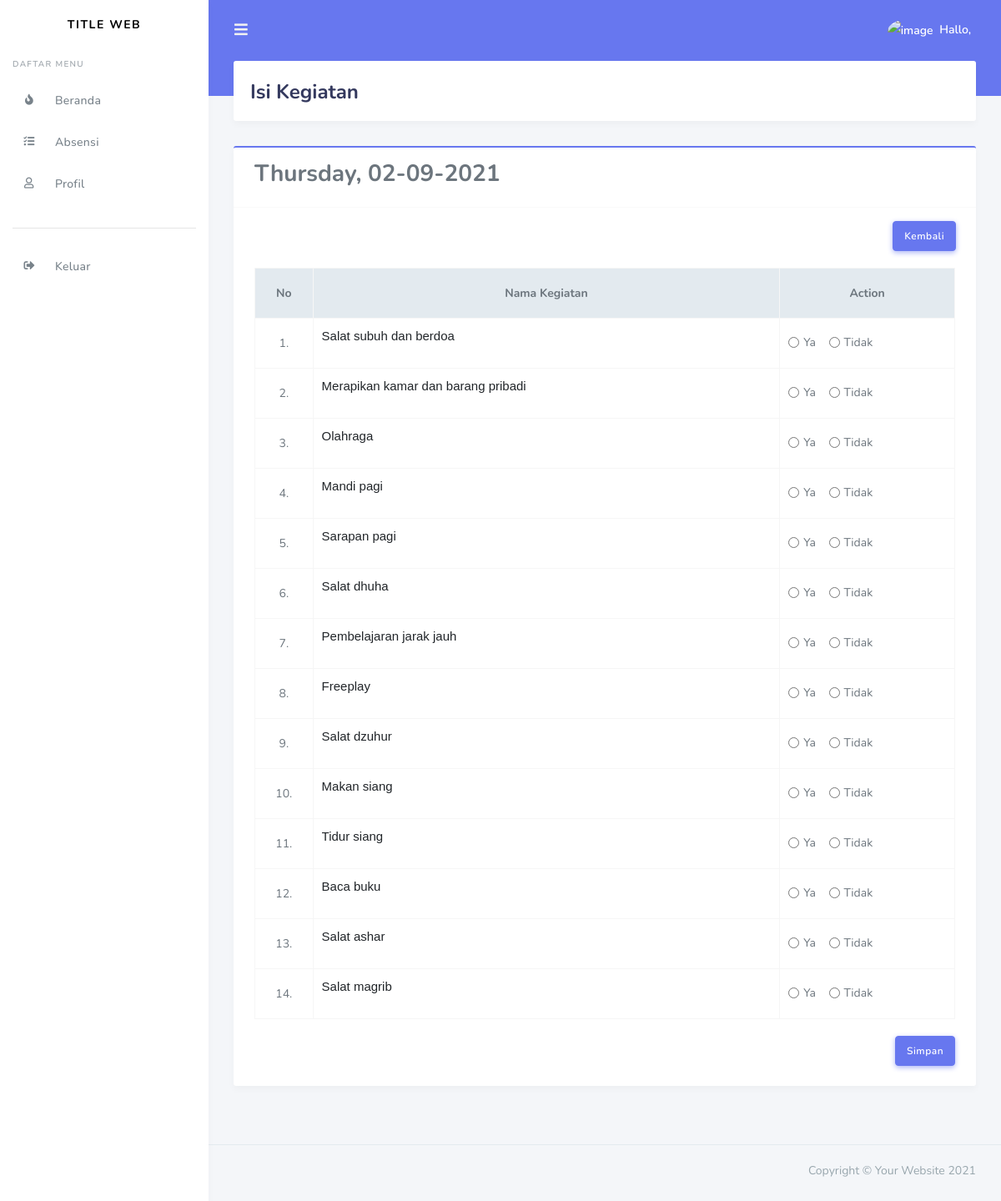
Page /murid/isi_kegiatan/02-09-2021 on the committed database.
### tables this page shows
CREATE TABLE `kegiatan` (
  `id` int(10) NOT NULL,
  `nama_kegiatan` text NOT NULL,
  `ket` text NOT NULL
);

### application/controllers/Murid.php (called while the page is built, shortened)
<?php
class Murid extends CI_Controller
{
    public function __construct()
    {
        $this->load->model('Kegiatan_model');
        $this->load->model('IsiKegiatan_model');
        $this->load->model('Identitas_model');
        $this->load->model('Absen_model');
    }
    public function isi_kegiatan($tgl)
    {
        $data['tgl'] = $tgl;
        $data['user'] = $nama;
        $data['image'] = $image;
        $data['identitas'] = $identitas;
        $data['role_id'] = 'murid';
        $data['title'] = 'Isi Kegiatan Murid';
        $data['kegiatan'] = $this->Kegiatan_model->getAllKegiatan();
        $this->load->view('templates/user_header', $data);
        $this->load->view('templates/user_sidebar', $data);
        $this->load->view('murid/isi_kegiatan', $data);
        $this->load->view('templates/user_footer');
    }
}

### index.php (called while the page is built, shortened)
<?php
require_once BASEPATH.'core/CodeIgniter.php';

### application/models/Kegiatan_model.php (called while the page is built, shortened)
<?php
class Kegiatan_model extends CI_model
{
    public function getAllKegiatan()
    {
        return $this->db->get('kegiatan')->result_array();
    }
}

### application/models/IsiKegiatan_model.php (the view, shortened to what this page needs)
<?php
class IsiKegiatan_model extends CI_model
{
    public function cekDataKegiatan($kegiatan, $identitas, $tgl)
    {
        $i = 1;
        foreach ($kegiatan as $row) :
            $checked = $this->IsiKegiatan_model->dataKegiatan($row['id'], $identitas, $tgl);
            if ($checked == 'Ya') {
                $radio = '<div class="form-check form-check-inline">
                            <input class="form-check-input" type="radio" name="Pilihan[' . $row['id'] . ']" id="' . $row['id'] . 'a" value="Ya" checked>
                            <label class="form-check-label" for="' . $row['id'] . 'a">Ya</label>
                            </div>
                            <div class="form-check form-check-inline">
                            <input class="form-check-input" type="radio" name="Pilihan[' . $row['id'] . ']" id="' . $row['id'] . 'b" value="Tidak">
                            <label class="form-check-label" for="' . $row['id'] . 'b">Tidak</label>
                            </div>';
            }else{
                $radio = '<div class="form-check form-check-inline">
                            <input class="form-check-input" type="radio" name="Pilihan[' . $row['id'] . ']" id="' . $row['id'] . 'a" value="Ya">
                            <label class="form-check-label" for="' . $row['id'] . 'a">Ya</label>
                            </div>
                            <div class="form-check form-check-inline">
                            <input class="form-check-input" type="radio" name="Pilihan[' . $row['id'] . ']" id="' . $row['id'] . 'b" value="Tidak">
                            <label class="form-check-label" for="' . $row['id'] . 'b">Tidak</label>
                            </div>';
            }
            echo '<tr>';
            echo '<td class="text-center">' . $i++ . '.</td>';
            echo '<td><pre>' . $row['nama_kegiatan'] . '</pre></td>';
            echo '<td>' . $radio . '</td>';
            echo '</tr>';
        endforeach;
    }
}

### assets/css/custom.css (style rules this page uses)
pre { font-size: 15px; font-family:sans-serif; }

### assets/css/datepicker.css (style rules this page uses)
input { padding: 22px 15px !important; border: 1px solid #1976D2 !important; border-radius: 4px !important; box-sizing: border-box; background-color: #fff !important; color: #000 !important; font-size: 16px !important; letter-spacing: 1px; position: relative }
::placeholder { color: #BDBDBD; opacity: 1 }
tbody tr td { padding: 10px !important }

### rows in the picture
kegiatan: nama_kegiatan "Salat subuh dan berdoa"
kegiatan: nama_kegiatan "Merapikan kamar dan barang pribadi"
kegiatan: nama_kegiatan "Olahraga"
kegiatan: nama_kegiatan "Mandi pagi"
kegiatan: nama_kegiatan "Sarapan pagi"
kegiatan: nama_kegiatan "Salat dhuha"
kegiatan: nama_kegiatan "Pembelajaran jarak jauh"
kegiatan: nama_kegiatan "Freeplay"
kegiatan: nama_kegiatan "Salat dzuhur"
kegiatan: nama_kegiatan "Makan siang"
kegiatan: nama_kegiatan "Tidur siang"
kegiatan: nama_kegiatan "Baca buku"
kegiatan: nama_kegiatan "Salat ashar"
kegiatan: nama_kegiatan "Salat magrib"

### other values in the picture
$hari "Thursday"
$tgl "02-09-2021"
